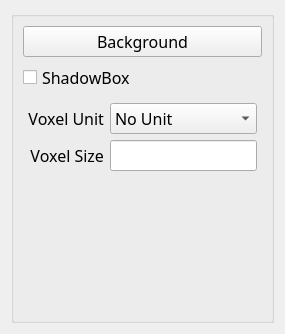
<?xml version="1.0" encoding="UTF-8"?>
<ui version="4.0">
 <class>GlobalWidget</class>
 <widget class="QWidget" name="GlobalWidget">
  <property name="geometry">
   <rect>
    <x>0</x>
    <y>0</y>
    <width>285</width>
    <height>334</height>
   </rect>
  </property>
  <property name="font">
   <font>
    <family>MS Reference Sans Serif</family>
    <pointsize>12</pointsize>
   </font>
  </property>
  <property name="windowTitle">
   <string>Parameters</string>
  </property>
  <layout class="QVBoxLayout" name="verticalLayout">
   <item>
    <widget class="QGroupBox" name="groupBox">
     <property name="font">
      <font>
       <family>MS Reference Sans Serif</family>
       <pointsize>12</pointsize>
      </font>
     </property>
     <property name="title">
      <string/>
     </property>
     <layout class="QVBoxLayout" name="verticalLayout_2">
      <item>
       <widget class="QPushButton" name="bgColor">
        <property name="toolTip">
         <string>&lt;html&gt;&lt;head/&gt;&lt;body&gt;&lt;p&gt;&lt;span style=&quot; font-size:10pt;&quot;&gt;Set background colour.&lt;/span&gt;&lt;/p&gt;&lt;/body&gt;&lt;/html&gt;</string>
        </property>
        <property name="text">
         <string>Background</string>
        </property>
       </widget>
      </item>
      <item>
       <widget class="QCheckBox" name="shadowBox">
        <property name="text">
         <string>ShadowBox</string>
        </property>
       </widget>
      </item>
      <item>
       <layout class="QGridLayout" name="gridLayout">
        <property name="leftMargin">
         <number>5</number>
        </property>
        <property name="topMargin">
         <number>5</number>
        </property>
        <property name="rightMargin">
         <number>5</number>
        </property>
        <property name="bottomMargin">
         <number>5</number>
        </property>
        <item row="9" column="0">
         <widget class="QLabel" name="label">
          <property name="maximumSize">
           <size>
            <width>100</width>
            <height>16777215</height>
           </size>
          </property>
          <property name="text">
           <string>Voxel Unit</string>
          </property>
          <property name="alignment">
           <set>Qt::AlignRight|Qt::AlignTrailing|Qt::AlignVCenter</set>
          </property>
         </widget>
        </item>
        <item row="9" column="1">
         <widget class="QComboBox" name="voxelUnit">
          <property name="maximumSize">
           <size>
            <width>150</width>
            <height>16777215</height>
           </size>
          </property>
          <item>
           <property name="text">
            <string>No Unit</string>
           </property>
          </item>
          <item>
           <property name="text">
            <string>Micron</string>
           </property>
          </item>
          <item>
           <property name="text">
            <string>Millimeter</string>
           </property>
          </item>
          <item>
           <property name="text">
            <string>Centimeter</string>
           </property>
          </item>
          <item>
           <property name="text">
            <string>Meter</string>
           </property>
          </item>
         </widget>
        </item>
        <item row="10" column="0">
         <widget class="QLabel" name="label_2">
          <property name="text">
           <string>Voxel Size</string>
          </property>
          <property name="alignment">
           <set>Qt::AlignRight|Qt::AlignTrailing|Qt::AlignVCenter</set>
          </property>
         </widget>
        </item>
        <item row="10" column="1">
         <widget class="QLineEdit" name="voxelSize"/>
        </item>
       </layout>
      </item>
      <item>
       <spacer name="verticalSpacer">
        <property name="orientation">
         <enum>Qt::Vertical</enum>
        </property>
        <property name="sizeHint" stdset="0">
         <size>
          <width>20</width>
          <height>40</height>
         </size>
        </property>
       </spacer>
      </item>
     </layout>
    </widget>
   </item>
  </layout>
 </widget>
 <resources/>
 <connections/>
</ui>
